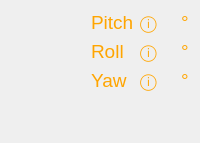
      <widget class="QWidget" name="tab_5">
       <attribute name="title">
        <string>Gizmo</string>
       </attribute>
       <layout class="QHBoxLayout" name="horizontalLayout_gizmo">
        <item>
         <widget class="QWidget" name="gizmoContainer" native="true">
          <property name="sizePolicy">
           <sizepolicy hsizetype="Expanding" vsizetype="Expanding">
            <horstretch>1</horstretch>
            <verstretch>1</verstretch>
           </sizepolicy>
          </property>
         </widget>
        </item>
        <item>
         <layout class="QVBoxLayout" name="verticalLayout_gizmoInfo">
          <item>
           <layout class="QGridLayout" name="gridLayout_gizmoInfo">
            <item row="0" column="0">
             <widget class="QLabel" name="pitch_fn">
              <property name="font">
               <font>
                <pointsize>14</pointsize>
               </font>
              </property>
              <property name="styleSheet">
               <string notr="true">background: transparent;
color: orange;</string>
              </property>
              <property name="text">
               <string>Pitch</string>
              </property>
             </widget>
            </item>
            <item row="0" column="1">
             <widget class="QLabel" name="pitch_i">
              <property name="font">
               <font>
                <family>Roboto</family>
                <pointsize>12</pointsize>
               </font>
              </property>
              <property name="toolTip">
               <string notr="true">Proportional ratio. Typically, this value is less than 10, closer to 1.</string>
              </property>
              <property name="autoFillBackground">
               <bool>false</bool>
              </property>
              <property name="styleSheet">
               <string notr="true">background: transparent;
color: orange;</string>
              </property>
              <property name="text">
               <string>ⓘ</string>
              </property>
             </widget>
            </item>
            <item row="0" column="2">
             <widget class="QLabel" name="pitch">
              <property name="font">
               <font>
                <pointsize>14</pointsize>
               </font>
              </property>
              <property name="styleSheet">
               <string notr="true">background: transparent;
color: orange;</string>
              </property>
              <property name="text">
               <string/>
              </property>
             </widget>
            </item>
            <item row="0" column="3">
             <widget class="QLabel" name="pitch_u">
              <property name="font">
               <font>
                <pointsize>14</pointsize>
               </font>
              </property>
              <property name="styleSheet">
               <string notr="true">background: transparent;
color: orange;</string>
              </property>
              <property name="text">
               <string>°</string>
              </property>
             </widget>
            </item>
            <item row="1" column="0">
             <widget class="QLabel" name="roll_fn">
              <property name="font">
               <font>
                <pointsize>14</pointsize>
               </font>
              </property>
              <property name="styleSheet">
               <string notr="true">background: transparent;
color: orange;</string>
              </property>
              <property name="text">
               <string>Roll</string>
              </property>
             </widget>
            </item>
            <item row="1" column="1">
             <widget class="QLabel" name="roll_i">
              <property name="font">
               <font>
                <family>Roboto</family>
                <pointsize>12</pointsize>
               </font>
              </property>
              <property name="toolTip">
               <string>Integral ratio. Typically, this value is less than 10, closer to 1.</string>
              </property>
              <property name="autoFillBackground">
               <bool>false</bool>
              </property>
              <property name="styleSheet">
               <string notr="true">background: transparent;
color: orange;</string>
              </property>
              <property name="text">
               <string>ⓘ</string>
              </property>
             </widget>
            </item>
            <item row="1" column="2">
             <widget class="QLabel" name="roll">
              <property name="font">
               <font>
                <pointsize>14</pointsize>
               </font>
              </property>
              <property name="styleSheet">
               <string notr="true">background: transparent;
color: orange;</string>
              </property>
              <property name="text">
               <string/>
              </property>
             </widget>
            </item>
            <item row="1" column="3">
             <widget class="QLabel" name="roll_u">
              <property name="font">
               <font>
                <pointsize>14</pointsize>
               </font>
              </property>
              <property name="styleSheet">
               <string notr="true">background: transparent;
color: orange;</string>
              </property>
              <property name="text">
               <string>°</string>
              </property>
             </widget>
            </item>
            <item row="2" column="0">
             <widget class="QLabel" name="yaw_fn">
              <property name="font">
               <font>
                <pointsize>14</pointsize>
               </font>
              </property>
              <property name="styleSheet">
               <string notr="true">background: transparent;
color: orange;</string>
              </property>
              <property name="text">
               <string>Yaw</string>
              </property>
             </widget>
            </item>
            <item row="2" column="1">
             <widget class="QLabel" name="yaw_i">
              <property name="font">
               <font>
                <family>Roboto</family>
                <pointsize>12</pointsize>
               </font>
              </property>
              <property name="toolTip">
               <string>Differential ratio. Typically, this value is less than 10, closer to 1.</string>
              </property>
              <property name="autoFillBackground">
               <bool>false</bool>
              </property>
              <property name="styleSheet">
               <string notr="true">background: transparent;
color: orange
;</string>
              </property>
              <property name="text">
               <string>ⓘ</string>
              </property>
             </widget>
            </item>
            <item row="2" column="2">
             <widget class="QLabel" name="yaw">
              <property name="font">
               <font>
                <pointsize>14</pointsize>
               </font>
              </property>
              <property name="styleSheet">
               <string notr="true">background: transparent;
color: orange;</string>
              </property>
              <property name="text">
               <string/>
              </property>
             </widget>
            </item>
            <item row="2" column="3">
             <widget class="QLabel" name="yaw_u">
              <property name="font">
               <font>
                <pointsize>14</pointsize>
               </font>
              </property>
              <property name="styleSheet">
               <string notr="true">background: transparent;
color: orange;</string>
              </property>
              <property name="text">
               <string>°</string>
              </property>
             </widget>
            </item>
           </layout>
          </item>
          <item>
           <spacer name="verticalSpacer_gizmoInfo">
            <property name="orientation">
             <enum>Qt::Orientation::Vertical</enum>
            </property>
            <property name="sizeHint" stdset="0">
             <size>
              <width>20</width>
              <height>40</height>
             </size>
            </property>
           </spacer>
          </item>
         </layout>
        </item>
       </layout>
      </widget>
